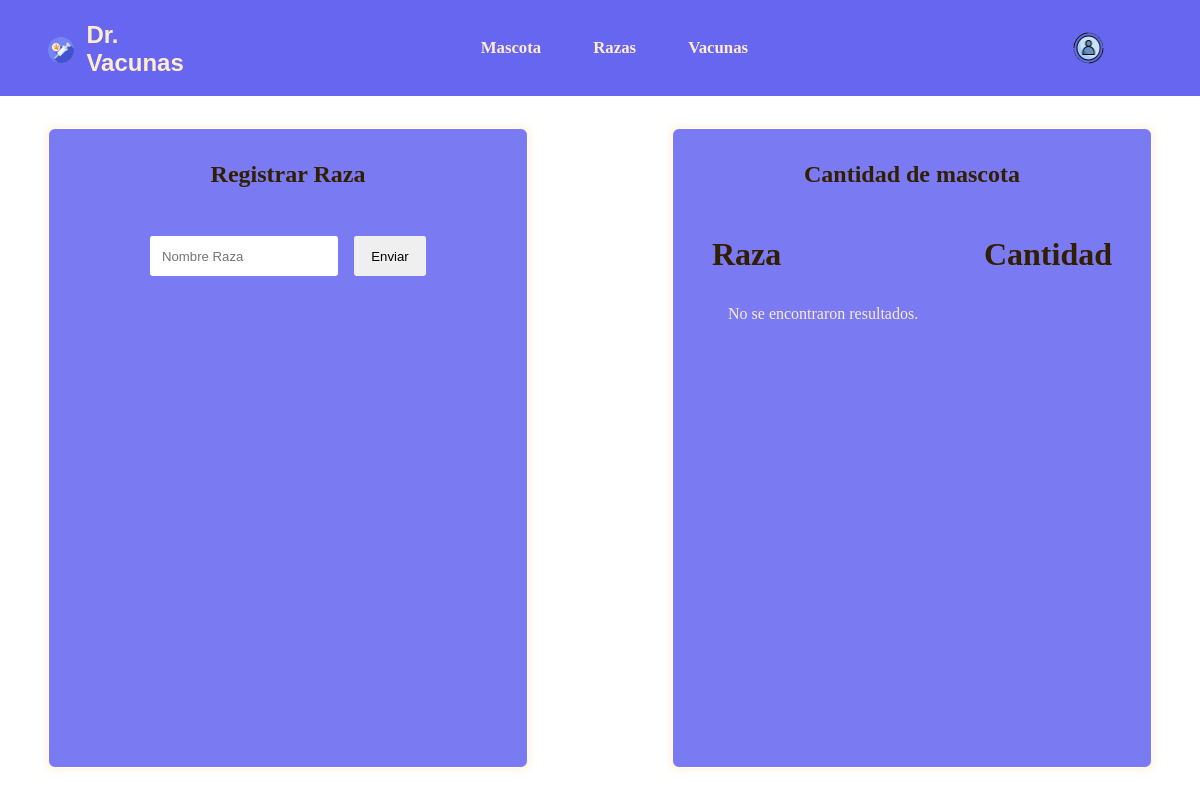
The app's page /razas.php, older data.
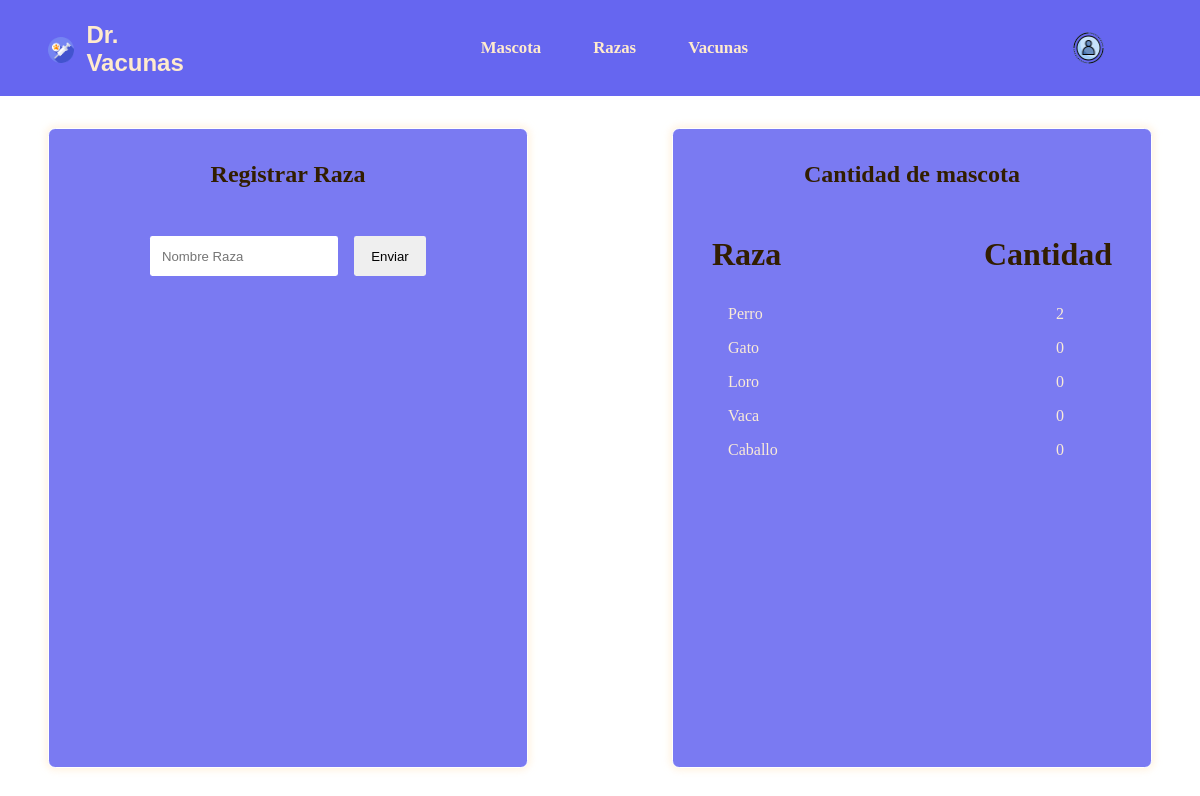
The same page, newer data.
### tables this page shows
CREATE TABLE IF NOT EXISTS `Raza` (
  `id` INT NOT NULL auto_increment,
  `nombre` VARCHAR(150) NULL,
  `TipoMascota_id` INT NOT NULL,
  PRIMARY KEY (`id`),
INDEX `fk_Raza_TipoMascota_idx` (`TipoMascota_id` ASC) VISIBLE,
CONSTRAINT `fk_Raza_TipoMascota`
FOREIGN KEY (`TipoMascota_id`)
REFERENCES `TipoMascota` (`id`));

### controller/mascota.controller.php (called while the page is built, shortened)
<?php
class MascotaController extends Conexion
{
    public function getCantidadMascota($RazaId){
        $conexion = $this->connect();
        $sql = $conexion->query("SELECT COUNT(*) AS cantidad FROM mascota WHERE Raza_id = $RazaId");
        $row = $sql->fetch_assoc();
        return $row["cantidad"];
    }
    public function getNombreRaza() {
        $conexion = $this->connect();
        return $conexion->query("SELECT nombre FROM raza");
    }
}
?>

### controller/raza.controller.php (called while the page is built, shortened)
<?php
class RazaController extends Conexion
{
    public function getRaza(): array{
        $conexion = $this->connect();
        $array = [];
        $result = $conexion->query("SELECT id, nombre FROM raza");
        while ($row = $result->fetch_assoc()) {
            $data = new Raza;
            $data->id = $row["id"];
            $data->nombre = $row["nombre"];
            $array[] = $data;
        }
        return $array;
    }
}
?>

### process/mostrarRaza.process.php (the view)
<?php
require_once(__DIR__ . "../../controller/mascota.controller.php");
require_once(__DIR__ . "../../controller/raza.controller.php");
$objMascota = new MascotaController;
$objRaza = new RazaController;
$array = [];
$result = $objRaza->getRaza();
foreach ($result as $id) {
    $array[] = $id;
}
$sql = $objMascota->getNombreRaza();
if ($sql->num_rows > 0) {
    $razaArray = $sql->fetch_all(MYSQLI_ASSOC);
    $contador = 0;
    foreach ($razaArray as $raza) {
        $nombreRaza = $raza['nombre'];
        $cantidadMascota = $objMascota->getCantidadMascota($array[$contador]->id);
        echo "<p>$nombreRaza <span>$cantidadMascota</span></p>";
        $contador++;
    }
} else {
    echo "No se encontraron resultados.";
}
?>

### razas.php (shortened to what this page needs)
<!DOCTYPE html>
<html lang="es">
<head>
  <link rel="stylesheet" href="./Css/razas.css">
</head>
<body>
  <main>
    <section class="main_registroRaza">
      <form action="" method="post">
        <h2>Registrar Raza</h2>
        <div>
          <input type="text" name="Name" required placeholder="Nombre Raza">
          <button type="submit" name="enviar">Enviar</button>
        </div>
      </form>
    </section>
    <section class="main_cantidadMascota">
      <h2>Cantidad de mascota</h2>
      <form action="" method="post">
        <div>
          <div class="titulo__cantidadMascota">
            <p>Raza</p>
            <p>Cantidad</p>
          </div>
          <div>
            <div class="raza-info">
              <?php require_once __DIR__ . "./process/mostrarRaza.process.php"; ?>
            </div>
          </div>
        </div>
      </form>
    </section>
  </main>
</body>
</html>

### Css/razas.css (style rules this page uses)
* { margin: 0; padding: 0; box-sizing: border-box; }
header { height: 12vh; padding: 0vw 4vw; display: flex; align-items: center; justify-content: space-between; background: rgba(0, 0, 230, 0.60); }
header .logo_text { width: 13vw; display: flex; align-items: center; gap: 1vw; }
.logo_text img { width: 2.2vw; margin-top: 1vh; }
.logo_text a { font-size: 2vw; font-weight: 600; margin-top: 0.2vh; text-decoration: none; color: blanchedalmond; font-family:'Gill Sans', 'Gill Sans MT', Calibri, 'Trebuchet MS', sans-serif; }
header ul a { margin-right: 4vw; font-size: 1.4vw; font-weight: 600; color: blanchedalmond; text-decoration: none; }
.header__perfil { display: flex; align-items: center; justify-content: space-between; width: 6.6vw; }
.header__perfil img { width: 2.6vw; }
main { height: 88vh; display: flex; justify-content: center; align-items: center; gap: 12vw; }
main section { border: 0.1vw solid white; border-radius: 0.6vw; box-shadow: 0vw 0vw 0.6vw 0.2vw rgba(255, 235, 205, 0.60); background: rgba(0, 0, 230, 0.52); height: 80vh; width: 40vw; display: flex; flex-direction: column; align-items: center; }
main section h2 { text-align: center; margin-top: 4vh; color: rgb(50, 30, 0); }
.main_registroRaza div { margin-top: 6vh; }
.main_registroRaza input { height: 5vh; border-radius: 0.2vw; padding-left: 1vw; font-size: 1.1vw; border: none; }
.main_registroRaza button, .main_cantidadMascota button { height: 5vh; width: 6vw; border-radius: 0.2vw; margin-left: 1vw; font-size: 1.1vw; border: none; user-select: none; cursor: pointer; }
.titulo__cantidadMascota { width: 50vh; margin-top: 6vh; display: flex; justify-content: space-between; gap: 2vh; font-size: 4vh; font-weight: 600; color: rgb(50, 30, 0); }
.raza-info { margin-top: 4vh; margin-left: 2vh; width: 42vh; color: antiquewhite; }
.raza-info p { display: flex; margin-top: 2vh; justify-content: space-between; }

### Css/header.css (style rules this page uses)
header { height: 12vh; padding: 0vw 4vw; display: flex; align-items: center; justify-content: space-between; background: rgba(0, 0, 230, 0.60); }
header .logo_text { width: 13vw; display: flex; align-items: center; gap: 1vw; }
.logo_text img { width: 2.2vw; margin-top: 1vh; }
.logo_text a { font-size: 2vw; font-weight: 600; margin-top: 0.2vh; text-decoration: none; color: blanchedalmond; font-family:'Gill Sans', 'Gill Sans MT', Calibri, 'Trebuchet MS', sans-serif; }
header ul a { margin-right: 4vw; font-size: 1.4vw; font-weight: 600; color: blanchedalmond; text-decoration: none; }
.header__perfil { display: flex; align-items: center; justify-content: space-between; width: 6.6vw; }
.header__perfil img { width: 2.6vw; cursor: pointer; user-select: none; z-index: 1000; }

Row changes from the older to the newer data that the page shows:
added raza: nombre "Perro", cantidadMascota "2"
added raza: nombre "Gato", cantidadMascota "0"
added raza: nombre "Loro", cantidadMascota "0"
added raza: nombre "Vaca", cantidadMascota "0"
added raza: nombre "Caballo", cantidadMascota "0"
Text that changed along with them:
text no longer shown: "No se encontraron resultados."
